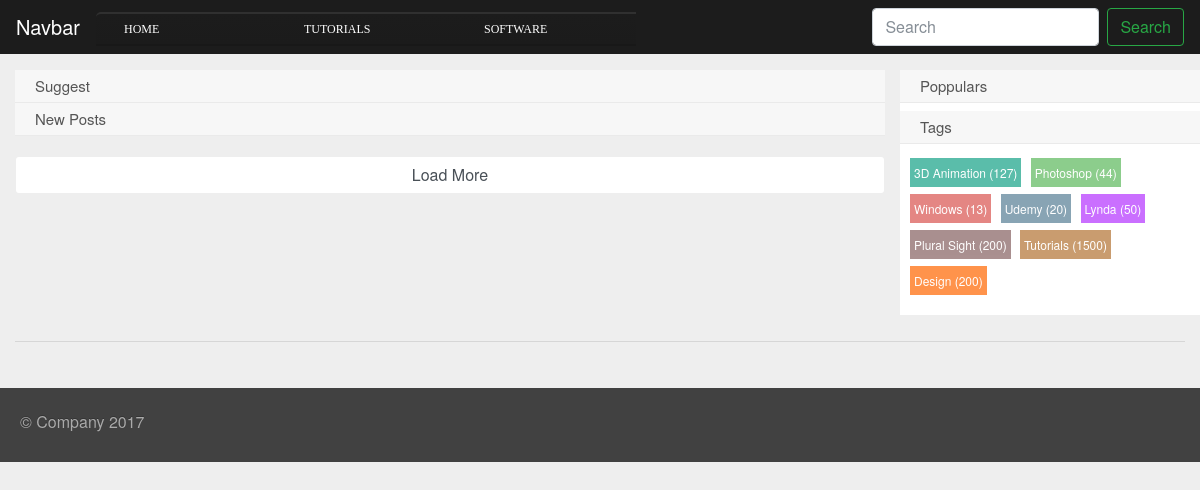
/, run on an earlier commit of the app's database.
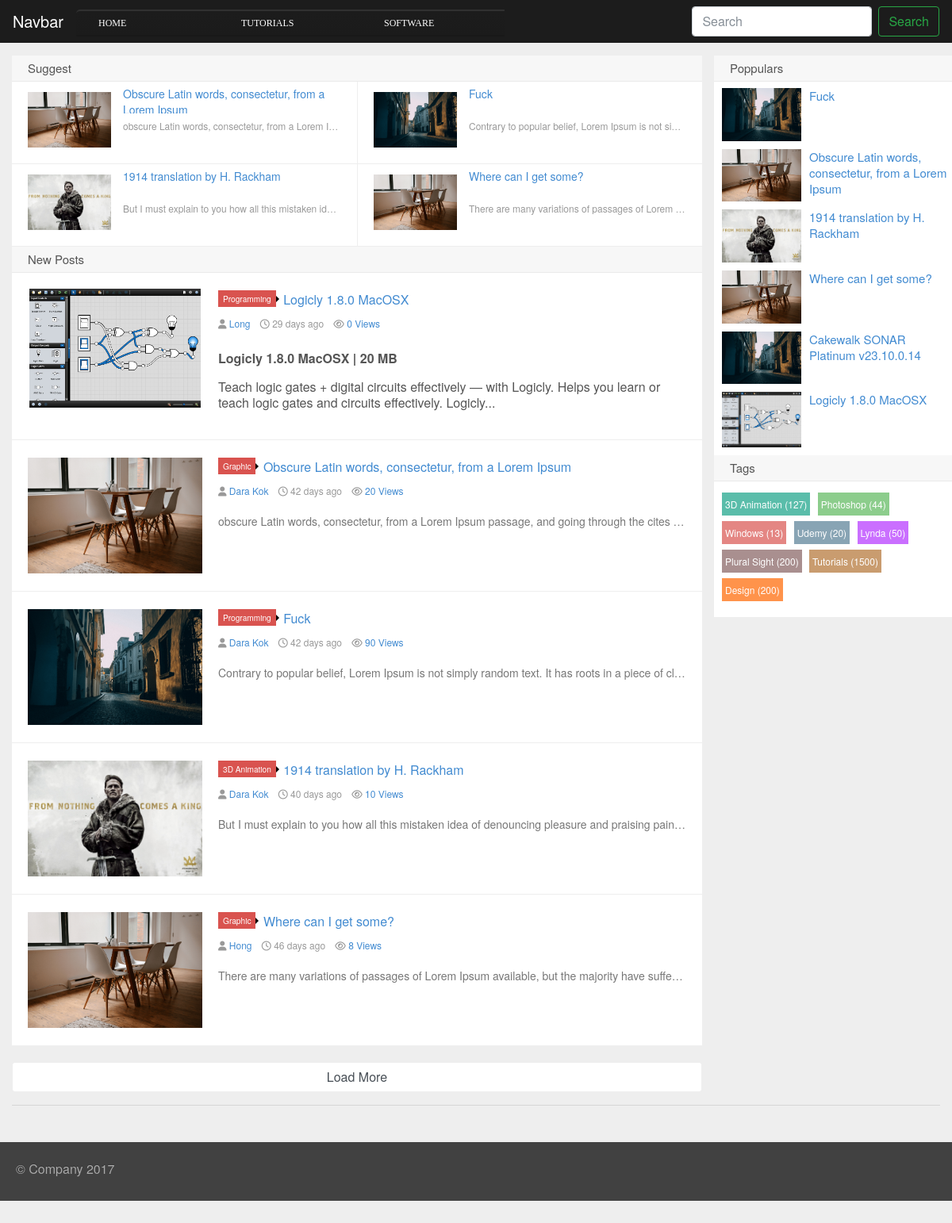
And on a later commit of the database.
### tables this page shows
CREATE TABLE `categories` (
  `cat_id` int(20) NOT NULL AUTO_INCREMENT,
  `cat_name` varchar(255) NOT NULL,
  PRIMARY KEY (`cat_id`)
);

CREATE TABLE `posts` (
  `post_id` int(20) NOT NULL AUTO_INCREMENT,
  `sub_cat_id` int(20) NOT NULL,
  `user_id` int(20) NOT NULL,
  `post_title` varchar(255) NOT NULL,
  `post_image` varchar(255) NOT NULL,
  `post_date` date NOT NULL,
  `post_view` int(255) DEFAULT NULL,
  `post_desc` text NOT NULL,
  `post_tage` varchar(255) NOT NULL,
  `post_status` varchar(255) DEFAULT NULL,
  `post_suggestion` tinyint(4) DEFAULT NULL,
  `down_link` varchar(255) DEFAULT NULL,
  PRIMARY KEY (`post_id`),
  KEY `FK_subcat` (`sub_cat_id`),
  KEY `FK_user` (`user_id`),
  CONSTRAINT `FK_subcat` FOREIGN KEY (`sub_cat_id`) REFERENCES `sub_categories` (`sub_cat_id`) ON DELETE CASCADE ON UPDATE CASCADE,
  CONSTRAINT `FK_user` FOREIGN KEY (`user_id`) REFERENCES `users` (`user_id`) ON DELETE CASCADE ON UPDATE CASCADE
);

CREATE TABLE `sub_categories` (
  `sub_cat_id` int(20) NOT NULL AUTO_INCREMENT,
  `cat_id` int(20) NOT NULL,
  `sub_cat_name` varchar(255) NOT NULL,
  PRIMARY KEY (`sub_cat_id`),
  KEY `RK_Cat` (`cat_id`),
  CONSTRAINT `RK_Cat` FOREIGN KEY (`cat_id`) REFERENCES `categories` (`cat_id`) ON UPDATE CASCADE
);

CREATE TABLE `users` (
  `user_id` int(20) NOT NULL AUTO_INCREMENT,
  `user_name` varchar(255) NOT NULL,
  `name` varchar(255) NOT NULL,
  `user_email` varchar(255) NOT NULL,
  `user_role` varchar(255) NOT NULL,
  `user_password` varchar(255) NOT NULL,
  PRIMARY KEY (`user_id`)
);

### includes/content.php (the view, shortened to what the changed rows need)
<main role="main" class="container">
    <div class=" row row-offcanvas row-offcanvas-right">
        <div class="col-12 col-md-9">
            <div class="sticky">
                <h2 class="title">Suggest</h2>
                <ul>
                    <?php
                    $select_query = "SELECT * FROM posts WHERE post_suggestion = 1 ORDER BY post_id DESC limit 4";
                    $select_post=mysqli_query($connection,$select_query);
                    while($row_post = mysqli_fetch_array($select_post)) {
                        $post_id = $row_post['0'];
                        $post_title = $row_post['3'];
                        $post_image = $row_post['4'];
                        $post_desc = $row_post['7'];
                        ?>
                        <li class="item"><a href="page/<?= $post_id; ?>">
                                <img src="/img/<?= $post_image; ?>" alt="<?= $post_image; ?>"/>
                                <h3><?= $post_title; ?></h3>
                                <p class="muted no-break-out">  <?php
                                    if(strlen($post_desc)<=200){
                                      echo $post_desc;
                                    }else{
                                      $shorten= substr($post_desc,0,200). '... ';
                                      echo $shorten;
                                    }
                                ?></p></a>
                        </li>
                        <?php
                    }
                    ?>
                </ul>
            </div>
            <h2 class="title">New Posts</h2>
            <div id="load_data">
            <?php
            $select_query = "SELECT * FROM posts where post_status=1 ORDER BY post_id DESC limit 5";
            $select_post=mysqli_query($connection,$select_query);
            while($row_post = mysqli_fetch_array($select_post)) {
                $post_id = $row_post['0'];
                $sub_cat_id = $row_post['1'];
                $user_id = $row_post['2'];
                $post_title = $row_post['3'];
                $post_image = $row_post['4'];
                $post_date = $row_post['5'];
                $post_view = $row_post['6'];
                $post_desc = $row_post['7'];
                ?>
                <article class="excerpt" >
                    <div class="focus"><a href="page/<?= $post_id; ?>" class="thumbnail">
                            <img src="img/<?= $post_image; ?>" alt="<?= $post_title; ?>"/></a></div>
                    <header>
                        <a class="label label-important" href="page/<?php echo $post_id;?>">
                            <?php
                            $query_sub_cat = "SELECT * FROM sub_categories WHERE sub_cat_id=$sub_cat_id";
                            $select_sub_cat=mysqli_query($connection,$query_sub_cat);
                            while($row_sub_cat = mysqli_fetch_array($select_sub_cat)) {
                                echo $sub_cat_name = $row_sub_cat['sub_cat_name'];
                            }
                            ?>
                            <i class="label-arrow"></i>
                        </a>
                        <h2><a href="page/<?= $post_id; ?>"  title="<?= $post_title; ?>"><?= $post_title; ?></a></h2>
                    </header>
                    <p>
              <span class="muted"><i class="fa fa-user icon12"></i>
                <a href="#">
                  <?php
                  $query_user = "SELECT * FROM users WHERE user_id=$user_id";
                  $select_user=mysqli_query($connection,$query_user);
                  while($row_user = mysqli_fetch_array($select_user)) {
                      echo $name = $row_user['name'];
                  }
                  ?>
                </a>
              </span>&nbsp;
                        <span class="muted"><i class="fa fa-clock-o icon12"></i>
                            <?php
                            $now = date('Y-m-d');
                            if(date_create($post_date)==date_create($now)){
                                echo "Today";
                            }else{
                                $diff=date_diff(date_create($post_date),date_create($now));
                                echo $diff->format("%a days ago");
                            }
                            ?>
              </span>&nbsp;
                        <span class="muted"><i class="fa fa-eye icon12"></i>
                <a href="#"><?= $post_view; ?>&nbsp;Views</a>
              </span>
                    </p>
                    <p class="note no-break-out">
                        <?php
                          if(strlen($post_desc)<=200){
                            echo $post_desc;
                          }else{
                            $shorten= substr($post_desc,0,200). '... ';
                            echo $shorten;
                          }
                      ?></p>
                </article>
                <?php
            }
            ?>
</div>
        </div>

### includes/navigation.php (shortened to what the changed rows need)
<nav class="navbar navbar-expand-md fixed-top navbar-dark bg-dark">
    <div class="collapse navbar-collapse" id="navbarsExampleDefault">
        <ul class="menu mr-auto">
            <?php
            $query = " SELECT * FROM categories";
            $select_all_category = mysqli_query($connection,$query);
            while ($row = mysqli_fetch_assoc($select_all_category)){
            $cat_id = $row['cat_id'];
            $cat_name = $row['cat_name'];
            ?>
            <li><a href="/category/<?php echo "$cat_name/$cat_id";?>"><?php echo $cat_name ?></a>
              </li>
              <?php } ?>
        </ul>
    </div>
</nav>

### includes/leftbar.php (shortened to what the changed rows need)
<div class="col-6 col-md-3 sidebar-offcanvas" id="sidebar">
    <div class="list-group">
        <div class="leftbar">
              <h2 class="title">Poppulars</h2>
              <ul>
                  <?php
                  $select_query = "SELECT * FROM posts ORDER BY post_view DESC limit 6";
                  $select_post=mysqli_query($connection,$select_query);
                  while($row_post = mysqli_fetch_array($select_post)) {
                      $post_id = $row_post['0'];
                      $post_title = $row_post['3'];
                      $post_image = $row_post['4'];
                      ?>
                      <li class="item"><a href="/page/<?= $post_id; ?>"><img src="/img/<?= $post_image; ?>" alt="<?= $post_image; ?>"/><?= $post_title?></a></li>
                      <?php
                  }
                  ?>
              </ul>
              <h2 class="title">Tags</h2>
        </div>
    </div>
</div>

What changed in the data, as far as the page shows it:
added posts: post_image (picture), post_title "Obscure Latin words, consectetur, from a Lorem Ipsum", post_desc "obscure Latin words, consectetur, from a Lorem I…", post_date "42 days ago", post_view "20", post_desc "obscure Latin words, consectetur, from a Lorem Ipsum passage, and going through the cites…"
added posts: post_image (picture), post_title "Fuck", post_desc "Contrary to popular belief, Lorem Ipsum is not si…", post_date "42 days ago", post_view "90", post_desc "Contrary to popular belief, Lorem Ipsum is not simply random text. It has roots in a piece of cl…"
added posts: post_image (picture), post_title "1914 translation by H. Rackham", post_desc "But I must explain to you how all this mistaken id…", post_date "40 days ago", post_view "10", post_desc "But I must explain to you how all this mistaken idea of denouncing pleasure and praising pain…"
added posts: post_image (picture), post_title "Where can I get some?", post_desc "There are many variations of passages of Lorem…", post_date "46 days ago", post_view "8", post_desc "There are many variations of passages of Lorem Ipsum available, but the majority have suffe…"
added posts: post_image (picture), post_title "Logicly 1.8.0 MacOSX", post_date "29 days ago", post_view "0", post_desc "Logicly 1.8.0 MacOSX | 20 MB Teach logic gates + digital circuits effectively — with Logicly. Helps you learn or teach logic gates and circuits effectively. Logicly..."
now on this page (row unchanged): sub_categories: sub_cat_name "Programming"
added users: name "Long", shown under "Logicly 1.8.0 MacOSX"
now on this page (row unchanged): sub_categories: sub_cat_name "Graphic"
added users: name "Dara Kok"
now on this page (row unchanged): sub_categories: sub_cat_name "3D Animation", shown under "1914 translation by H. Rackham"
added users: name "Hong", shown under "Where can I get some?"
added posts: post_image (picture), post_title "Cakewalk SONAR Platinum v23.10.0.14", shown under "Poppulars"
